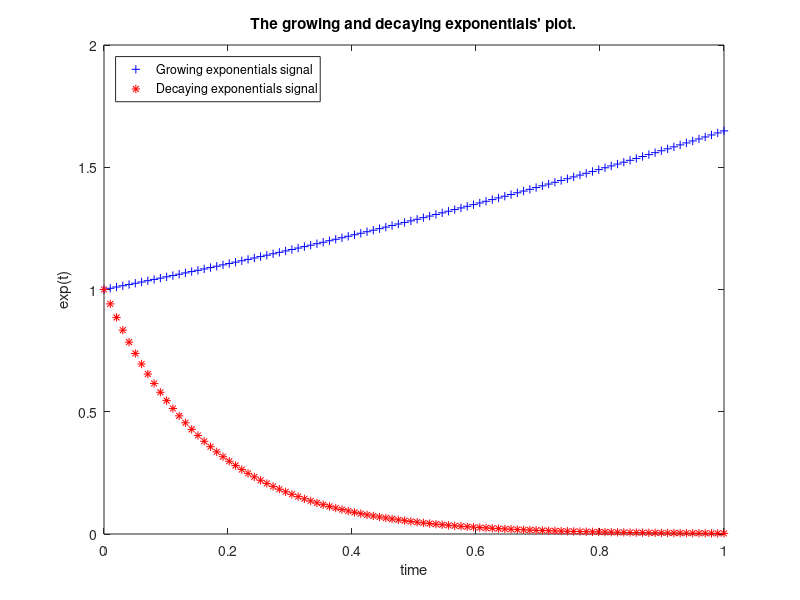

Recreate this plot in MATLAB.
%Write a script that will visualize both the growing and decaying exponentials signals using exp(x)

% In matlab we can use also exp(x)function {that means => exp(x) = e^x, e = 2.71828...} to plot exponential signals
% As we learned f = e^x is growing, and f = e^(-x) is decaying function where as => x>0
  
% Define the timing   
t = linspace(0,1);

% Define frequency (Here frequency effects a signal a little differently !)
w_up = 1/2;
w_down = 6;

% Prompt the continuous growing exponentials signal
func_up = exp(w_up*t);


% Prompt the continuous decaying exponentials signal
func_down = exp(-w_down*t);

% Visualise that functions
plot(t, func_up, "b+");
hold on
plot(t, func_down, "r*")
  
 % Give labels and title
legend('Growing exponentials signal','Decaying exponentials signal', 'Location','northwest')
xlabel('time')
ylabel('exp(t)')
title("The growing and decaying exponentials' plot.")
